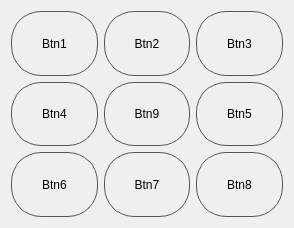
<?xml version="1.0" encoding="UTF-8"?>
<ui version="4.0">
 <class>Form</class>
 <widget class="QWidget" name="Form">
  <property name="geometry">
   <rect>
    <x>0</x>
    <y>0</y>
    <width>294</width>
    <height>228</height>
   </rect>
  </property>
  <property name="windowTitle">
   <string>Form</string>
  </property>
  <property name="styleSheet">
   <string notr="true">/* English: Circular shape configuration. 
   Radius is set to 30px to match half of the 60px button size. 
*/
QToolButton {
    border: 1px solid #555555;
    border-radius: 30px;
}

/* Optional: Slight border color change on hover to help the user */
QToolButton:hover {
    border: 1px solid #78b4ff;
}</string>
  </property>
  <layout class="QGridLayout" name="gridLayout">
   <item row="0" column="0">
    <widget class="QToolButton" name="toolButton_1">
     <property name="sizePolicy">
      <sizepolicy hsizetype="Minimum" vsizetype="Minimum">
       <horstretch>0</horstretch>
       <verstretch>0</verstretch>
      </sizepolicy>
     </property>
     <property name="minimumSize">
      <size>
       <width>50</width>
       <height>50</height>
      </size>
     </property>
     <property name="text">
      <string>Btn1</string>
     </property>
     <property name="iconSize">
      <size>
       <width>40</width>
       <height>40</height>
      </size>
     </property>
    </widget>
   </item>
   <item row="0" column="1">
    <widget class="QToolButton" name="toolButton_2">
     <property name="sizePolicy">
      <sizepolicy hsizetype="Minimum" vsizetype="Minimum">
       <horstretch>0</horstretch>
       <verstretch>0</verstretch>
      </sizepolicy>
     </property>
     <property name="minimumSize">
      <size>
       <width>50</width>
       <height>50</height>
      </size>
     </property>
     <property name="text">
      <string>Btn2</string>
     </property>
     <property name="iconSize">
      <size>
       <width>40</width>
       <height>40</height>
      </size>
     </property>
    </widget>
   </item>
   <item row="0" column="2">
    <widget class="QToolButton" name="toolButton_3">
     <property name="sizePolicy">
      <sizepolicy hsizetype="Minimum" vsizetype="Minimum">
       <horstretch>0</horstretch>
       <verstretch>0</verstretch>
      </sizepolicy>
     </property>
     <property name="minimumSize">
      <size>
       <width>50</width>
       <height>50</height>
      </size>
     </property>
     <property name="text">
      <string>Btn3</string>
     </property>
     <property name="iconSize">
      <size>
       <width>40</width>
       <height>40</height>
      </size>
     </property>
    </widget>
   </item>
   <item row="1" column="0">
    <widget class="QToolButton" name="toolButton_4">
     <property name="sizePolicy">
      <sizepolicy hsizetype="Minimum" vsizetype="Minimum">
       <horstretch>0</horstretch>
       <verstretch>0</verstretch>
      </sizepolicy>
     </property>
     <property name="minimumSize">
      <size>
       <width>50</width>
       <height>50</height>
      </size>
     </property>
     <property name="text">
      <string>Btn4</string>
     </property>
     <property name="iconSize">
      <size>
       <width>40</width>
       <height>40</height>
      </size>
     </property>
    </widget>
   </item>
   <item row="1" column="1">
    <widget class="QToolButton" name="toolButton_9">
     <property name="sizePolicy">
      <sizepolicy hsizetype="Minimum" vsizetype="Minimum">
       <horstretch>0</horstretch>
       <verstretch>0</verstretch>
      </sizepolicy>
     </property>
     <property name="minimumSize">
      <size>
       <width>50</width>
       <height>50</height>
      </size>
     </property>
     <property name="text">
      <string>Btn9</string>
     </property>
     <property name="iconSize">
      <size>
       <width>40</width>
       <height>40</height>
      </size>
     </property>
    </widget>
   </item>
   <item row="1" column="2">
    <widget class="QToolButton" name="toolButton_5">
     <property name="sizePolicy">
      <sizepolicy hsizetype="Minimum" vsizetype="Minimum">
       <horstretch>0</horstretch>
       <verstretch>0</verstretch>
      </sizepolicy>
     </property>
     <property name="minimumSize">
      <size>
       <width>50</width>
       <height>50</height>
      </size>
     </property>
     <property name="text">
      <string>Btn5</string>
     </property>
     <property name="iconSize">
      <size>
       <width>40</width>
       <height>40</height>
      </size>
     </property>
    </widget>
   </item>
   <item row="2" column="0">
    <widget class="QToolButton" name="toolButton_6">
     <property name="sizePolicy">
      <sizepolicy hsizetype="Minimum" vsizetype="Minimum">
       <horstretch>0</horstretch>
       <verstretch>0</verstretch>
      </sizepolicy>
     </property>
     <property name="minimumSize">
      <size>
       <width>50</width>
       <height>50</height>
      </size>
     </property>
     <property name="text">
      <string>Btn6</string>
     </property>
     <property name="iconSize">
      <size>
       <width>40</width>
       <height>40</height>
      </size>
     </property>
    </widget>
   </item>
   <item row="2" column="1">
    <widget class="QToolButton" name="toolButton_7">
     <property name="sizePolicy">
      <sizepolicy hsizetype="Minimum" vsizetype="Minimum">
       <horstretch>0</horstretch>
       <verstretch>0</verstretch>
      </sizepolicy>
     </property>
     <property name="minimumSize">
      <size>
       <width>50</width>
       <height>50</height>
      </size>
     </property>
     <property name="text">
      <string>Btn7</string>
     </property>
     <property name="iconSize">
      <size>
       <width>40</width>
       <height>40</height>
      </size>
     </property>
    </widget>
   </item>
   <item row="2" column="2">
    <widget class="QToolButton" name="toolButton_8">
     <property name="sizePolicy">
      <sizepolicy hsizetype="Minimum" vsizetype="Minimum">
       <horstretch>0</horstretch>
       <verstretch>0</verstretch>
      </sizepolicy>
     </property>
     <property name="minimumSize">
      <size>
       <width>50</width>
       <height>50</height>
      </size>
     </property>
     <property name="text">
      <string>Btn8</string>
     </property>
     <property name="iconSize">
      <size>
       <width>40</width>
       <height>40</height>
      </size>
     </property>
    </widget>
   </item>
  </layout>
 </widget>
 <resources/>
 <connections/>
</ui>
